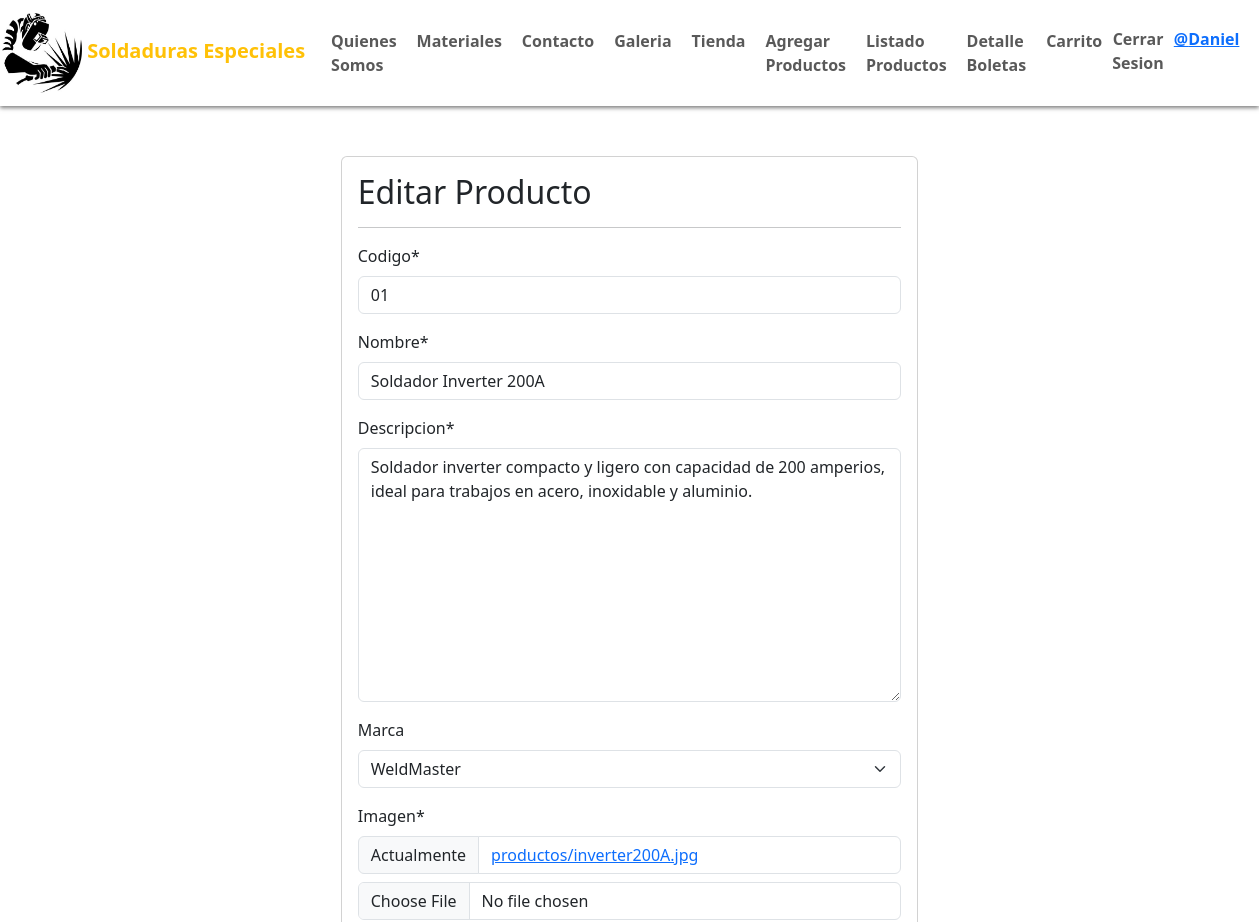
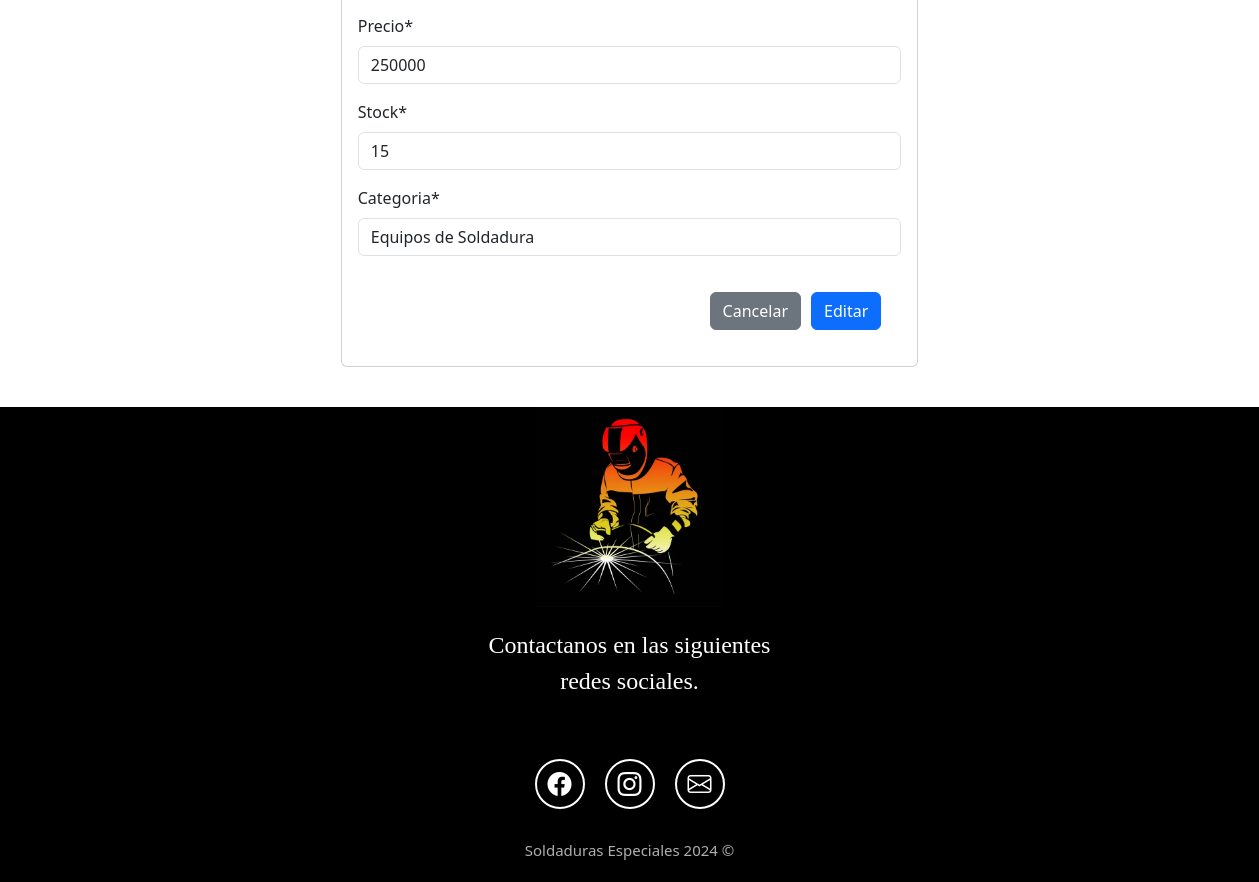
The page /modificar-productos/1/ (signed in) on the database its author committed (2 pictures, top to bottom).
### myapp/models.py (models this page shows, shortened)
class Producto(models.Model):
    codigo = models.CharField(max_length=100, unique=True)
    nombre = models.CharField(max_length=200)
    descripcion = models.TextField()
    marca = models.ForeignKey(Marca, on_delete=models.PROTECT, null=True, blank=True, default=None)
    imagen = models.ImageField(upload_to='productos', null=True)
    precio = models.IntegerField()
    stock = models.IntegerField()
    categoria = models.CharField(max_length=100)

class Marca(models.Model):
    nombre= models.CharField(max_length=50)
    def __str__(self):
        return self.nombre

### myapp/views.py (the view, shortened to what this page needs)
# urls.py: path('modificar-productos/<id>/', views.modificar_productos, name="modificar_productos"),
@permission_required('myapp.change_producto')
def modificar_productos(request, id):
    producto = get_object_or_404(Producto, id=id)
    data = {
        'form': ProductoForm(instance=producto)
    }
    return render(request, 'myapp/modificar.html', data)

### myapp/forms.py (shortened to what this page needs)
class ProductoForm(forms.ModelForm):
    nombre = forms.CharField(min_length=3, max_length=50)
    precio = forms.IntegerField(min_value=1, max_value=1500000)
    codigo = forms.CharField(min_length=3, max_length=30)
    stock = forms.IntegerField(min_value=0, max_value=99)
    class Meta:
        model = Producto
        fields = '__all__'

### myapp/templates/myapp/modificar.html (shortened to what this page needs)
{% extends 'myapp/base.html' %}
{% block content %}
{% load crispy_forms_tags %}
        <div class="row" style="padding: 40px; margin-top: -20px;">
            <div class="col-12 col-md-6 offset-md-3">
                <div class="card">
                    <div class="card-body">
                        <h2>Editar Producto</h2>
                        <hr>
                        <form action="" method="post" enctype="multipart/form-data">
                            {{ form | crispy }}
                            <div class="d-flex justify-content-end" style="padding: 20px; gap: 10px;" >
                                <input type="reset" value="Cancelar" class="btn btn-secondary">
                                <input type="submit" value="Editar" class="btn btn-primary">
                            </div>
                        </form>
            </div>
        </div>
    </div>
</div>
{% endblock %}

### myapp/templates/myapp/base.html (shortened to what this page needs)
{% load static %}
<!DOCTYPE html>
<html lang="en">
<head>
    <link rel="stylesheet" href="{% static 'css/base.css' %}">
    <link href="https://cdn.jsdelivr.net/npm/bootstrap@5.3.3/dist/css/bootstrap.min.css" rel="stylesheet">
    <link rel="stylesheet" href="https://cdn.jsdelivr.net/npm/bootstrap-icons@1.11.3/font/bootstrap-icons.min.css">
</head>
<body>
    <header>
        <nav class="navbar navbar-expand-md navbar-light bg-succes">
            <div class="container-fluid" style="margin-left: -10px">
                <a class="navbar-brand" href="#">
                    <img src="{% static 'img/solda.jpg' %}" width="80px" height="80px">
                    <span class="text-warning">Soldaduras Especiales</span>
                </a>
                <div class="collapse navbar-collapse" id="menu" style="font-size: 1rem;">
                    <ul class="navbar-nav me-auto">
                        <li class="nav-item">
                            <a class="nav-link" href="{% url 'index' %}">Quienes Somos</a>
                        </li>
                        <li class="nav-item">
                            <a class="nav-link" href="{% url 'materiales' %}">Materiales</a>
                        </li>
                        <li class="nav-item">
                            <a class="nav-link" href="{% url 'contacto' %}">Contacto</a>
                        </li>
                        <li class="nav-item">
                            <a class="nav-link" href="{% url 'galeria' %}">Galeria</a>
                        </li>
                        <li class="nav-item">
                            <a class="nav-link" href="{% url 'tienda_productos' %}">Tienda</a>
                        </li>
                        {% if perms.app.add_producto %}
                            <li class="nav-item">
                                <a class="nav-link" href="{% url 'agregar_producto' %}">Agregar Productos</a>
                            </li>
                        {% endif %}
                        {% if perms.app.view_producto %}
                            <li class="nav-item">
                                <a class="nav-link" href="{% url 'listar_productos' %}">Listado Productos</a>
                            </li>
                        {% endif %}
                    </ul>
                    <ul class="navbar-nav ms-auto">
                        {% if user.is_authenticated %}
                            <li class="nav-item">
                                <a class="nav-link" href="{% url 'listar_ventas' %}">Detalle Boletas</a>
                            </li>
                            <li class="nav-item">
                                <a class="nav-link" href="{% url 'ver_carrito' %}">Carrito</a>
                            </li>
                            <li>
                                <form method="post" action="{% url 'logout' %}">
                                    <button type="submit" class="nav-link btn btn-link" style="padding: 0; border: none;">Cerrar Sesion</button>
                                </form>
                            </li>
                            <li>
                                <a href="{% url 'editar_perfil' %}">@{{ user.username }}</a>
                            </li>
                        {% endif %}
                    </ul>
                </div>
            </div>
        </nav>
    </header>
    <main>
        {% block content %}
        {% endblock %}
    </main>
    <footer class="oscuro d-flex flex-column align-items-center justify-content-center">
        <img src="{% static 'img/footer-logo.jpg' %}" class="footer-logo" alt="logo de footer">
        <p class="oscuro footer-texto text-center">Contactanos en las siguientes <br>redes sociales.</p>
        <div class="iconos-redes-sociales d-flex flex-wrap align-items-center justify-content-center">
            <a href="https://www.facebook.com/soldadurasespecialesmaipu" target="_blank" rel="noopener noreferrer">
                <i class="bi bi-facebook"></i>
            </a>
            <a href="https://www.instagram.com/soldadurasespeciales_maipu/" target="_blank" rel="noopener noreferrer">
                <i class="bi bi-instagram"></i>
            </a>
            <a href="mailto:Camilourra.1992@gmail.com" target="_blank" rel="noopener noreferrer">
                <i class="bi bi-envelope"></i>
            </a>
        </div>
        <div class="derechos">Soldaduras Especiales 2024 &#169;</div>
    </footer>
</body>
</html>

### myapp/static/css/base.css (style rules this page uses)
* { box-sizing: border-box; }
nav { position: fixed; width: 100%; box-shadow: 0 2px 4px 0 rgba(0,0,0,.5); margin-bottom: 30px; padding-bottom: 20px; }
body { font-family: 'Franklin Gothic Medium', 'Arial Narrow', Arial, sans-serif; margin: 0; }
h2 { font-size: 2.7em; }
p { font-size: 1.25em; }
ul { list-style: none; }
button { font-size: 1.5em; font-weight: bold; padding: 10px 20px; color: aliceblue; }
.oscuro { color: white; background-color: black; }
header { text-decoration: none; font-weight: bold; font-size: 1rem; }
#menu a { border-radius: 20px; padding: 2px 10px; }
.footer-logo { width: auto; height: 200px; display: flex; flex-wrap: wrap; }
.footer-texto { font-size: 1.5rem; padding: 20px; margin-bottom: 30px; font-family: 'Times New Roman', Times, serif; }
.iconos-redes-sociales a { width: 50px; height: 50px; display: flex; align-items: center; justify-content: center; padding: 2px; margin: 10px; border: 2px solid white; border-radius: 50%; transition: all 0.2s ease-in; }
.iconos-redes-sociales i { color: white; font-size: 1.5rem; transition: all 0.2s ease-in; }
.derechos { font-size: 15px; color: #aeaeae; padding: 20px; }

### rows shown on the page
Producto: codigo "01", nombre "Soldador Inverter 200A", descripcion "Soldador inverter compacto y ligero con capacidad de 200 amperios, ideal para trabajos en acero, inoxidable y aluminio.", marca "WeldMaster", precio "250000", stock "15", categoria "Equipos de Soldadura"

### other values the page prints
{{ user.username }} "Daniel"
